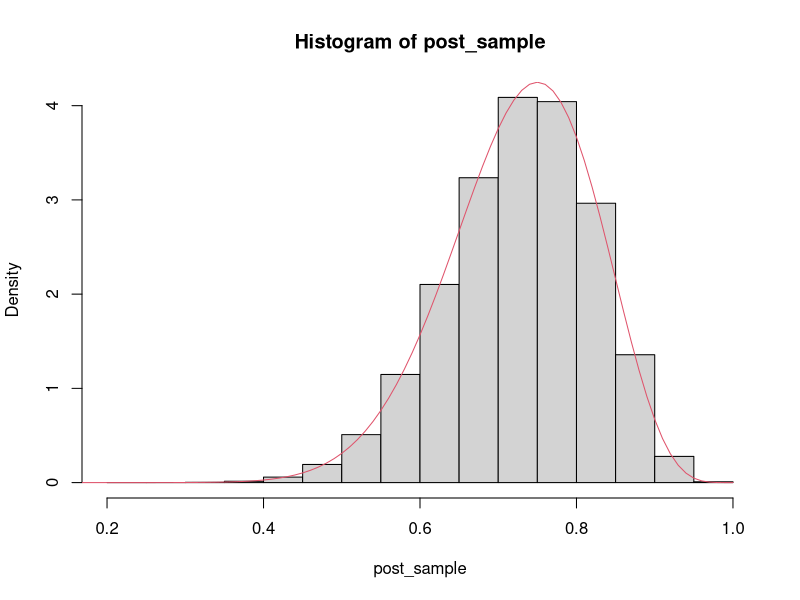
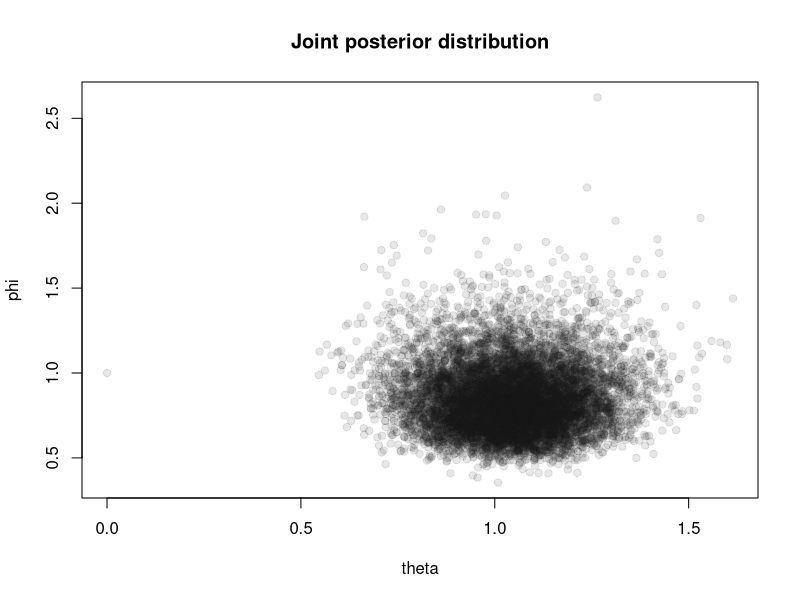
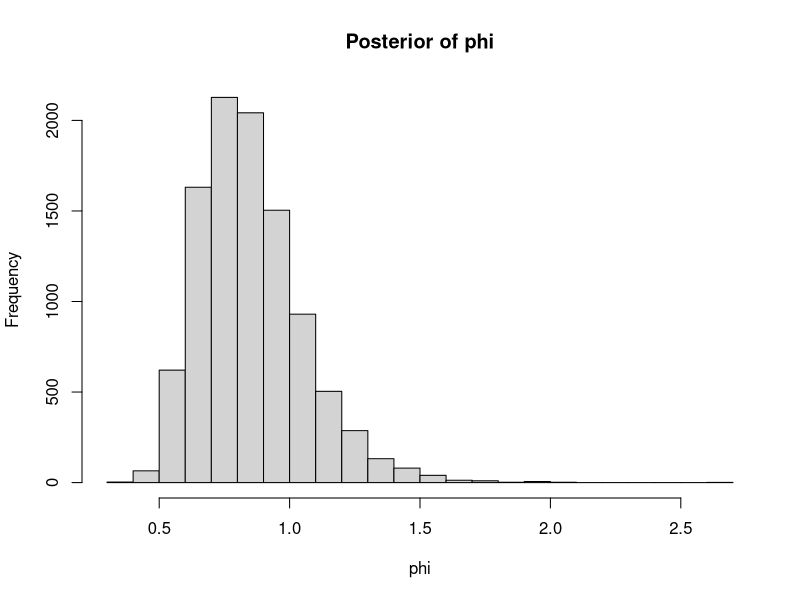
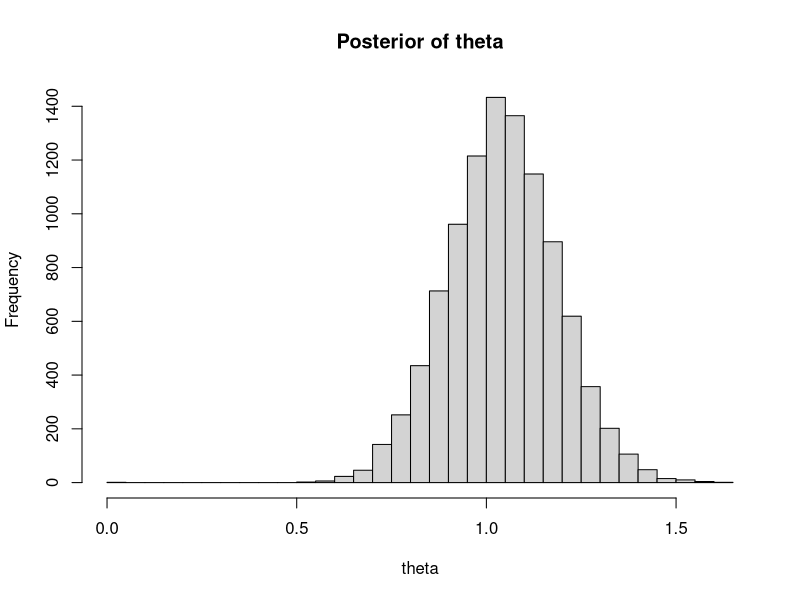
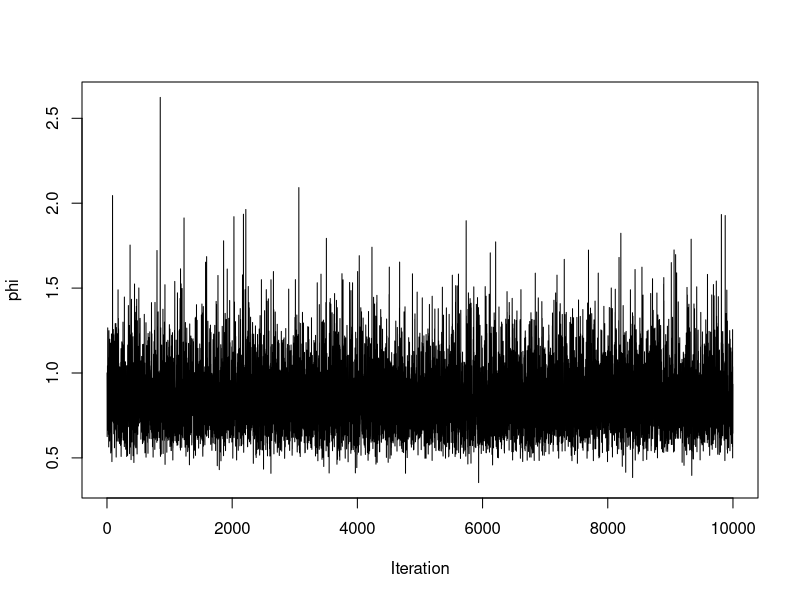
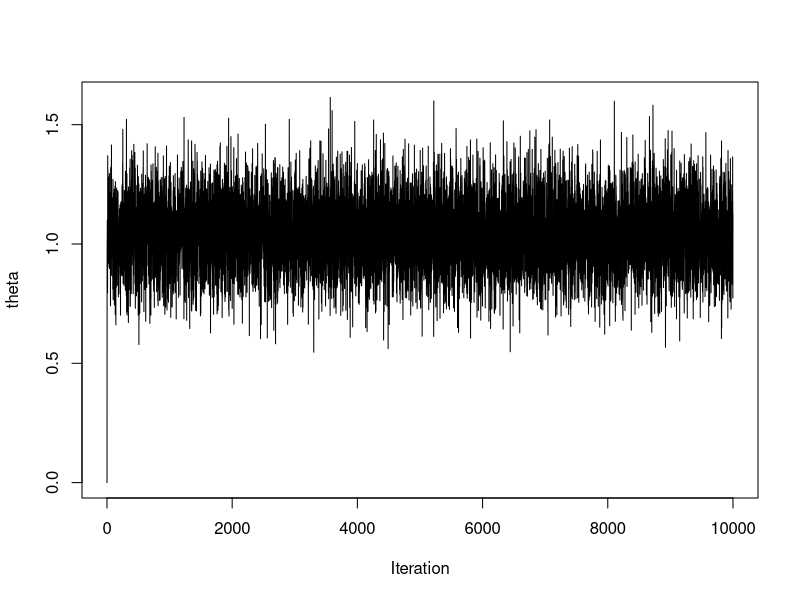

These figures' R source, in order:
#SIMPLEST CASE

a<-1
b<-1

#sample evidence
n<-20
r<-15

a_prime<-a+r
b_prime<-n-r+b

#random sample from the pesterior
post_sample<-rbeta(n=1e6, shape1=a_prime, shape2=b_prime)
hist(post_sample, probability = TRUE)
curve(expr=dbeta(x,shape1=a_prime, shape2=b_prime), from=0, to=1, col=2, add=T)

mean(post_sample)

# summary statistics computation
mean(post_sample); a_prime / (a_prime + b_prime)
sd(post_sample); sqrt((a_prime * b_prime) / ((a_prime + b_prime) ^ 2 * (a_prime + b_prime + 1)))

#quantiles
p <- c(0.025, 0.05, 0.25, 0.5, 0.75, 0.95, 0.975)
quantile(post_sample, probs = p)
qbeta(p = p, shape1 = a_prime, shape2 = b_prime)


############### MCMC ################
## Example: conjugate Normal model ##
#####################################

# Inverse gamma prior for variance: hyperparameters
nu_0 <- 1
S_0 <- 1

# Normal prior for the mean: hyperparameters
theta_0 <- 0
phi_0 <- 100

# sample
n<- 40

set.seed(123)
y <- rnorm(n = n, mean = 1, sd = 1)

mean(y)
var(y)

# Posterior parameters 
a_1<-nu_0/2+n/2


################
## GIBBS SAMPLER
#number iterations
B <- 1e4
# Create vector for realizations
phi_sample <- numeric(B)#variance
theta_sample <- numeric(B)#mean

#Initialize
phi_sample[1] <- 1
theta_sample[1] <- 0

# loop
for (i in 2:B) {
  theta_1_den  <- (sum(y) / phi_sample[i - 1] + theta_0 / phi_0)
  phi_1  <- (n / phi_sample[i - 1] + 1 / phi_0) ^ (-1)
  theta_sample[i] <- rnorm(1, theta_1_den * phi_1, sqrt(phi_1))
  
  b_1  <- S_0 / 2 + sum((y - theta_sample[i]) ^ 2) / 2
  phi_sample[i] <- 1 / rgamma(1, a_1, b_1)
  
  
}

# Joint posterior distribution
plot(theta_sample, phi_sample, xlab = "theta", 
     ylab = "phi", main = "Joint posterior distribution", col=rgb(0.1,0.1,0.1,0.1), pch=19)
# Marginal posteriors
hist(phi_sample, breaks = 30, xlab = "phi", main = "Posterior of phi")
mean(phi_sample); sd(phi_sample)
quantile(phi_sample, probs = c(0.025, 0.25, 0.5, 0.75, 0.095))

hist(theta_sample, breaks = 30, xlab = "theta", main = "Posterior of theta")
mean(theta_sample); sd(theta_sample)
quantile(theta_sample, probs = c(0.025, 0.25, 0.5, 0.75, 0.095))

# Markov chains
plot(phi_sample, ylab = "phi", xlab = "Iteration", type = "l")
plot(theta_sample, ylab = "theta", xlab = "Iteration", type = "l")